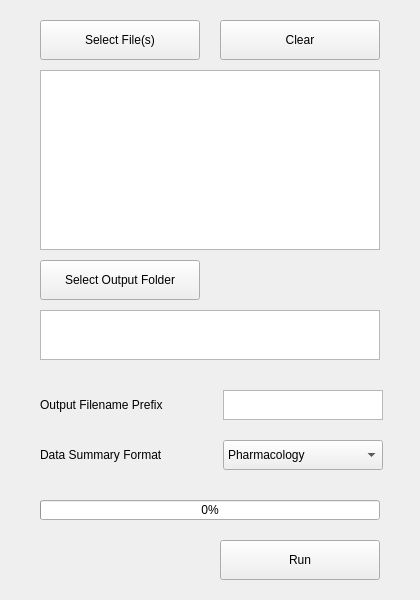
<?xml version="1.0" encoding="UTF-8"?>
<ui version="4.0">
 <class>MainWindow</class>
 <widget class="QMainWindow" name="MainWindow">
  <property name="geometry">
   <rect>
    <x>0</x>
    <y>0</y>
    <width>420</width>
    <height>600</height>
   </rect>
  </property>
  <property name="sizePolicy">
   <sizepolicy hsizetype="Fixed" vsizetype="Fixed">
    <horstretch>0</horstretch>
    <verstretch>0</verstretch>
   </sizepolicy>
  </property>
  <property name="windowTitle">
   <string>ABFbot</string>
  </property>
  <widget class="QWidget" name="centralwidget">
   <widget class="QPushButton" name="button_input_files">
    <property name="geometry">
     <rect>
      <x>40</x>
      <y>20</y>
      <width>160</width>
      <height>40</height>
     </rect>
    </property>
    <property name="styleSheet">
     <string notr="true">font: 12pt &quot;MS Shell Dlg 2&quot;;</string>
    </property>
    <property name="text">
     <string>Select File(s)</string>
    </property>
   </widget>
   <widget class="QPushButton" name="button_clear_input">
    <property name="geometry">
     <rect>
      <x>220</x>
      <y>20</y>
      <width>160</width>
      <height>40</height>
     </rect>
    </property>
    <property name="styleSheet">
     <string notr="true">font: 12pt &quot;MS Shell Dlg 2&quot;;</string>
    </property>
    <property name="text">
     <string>Clear</string>
    </property>
   </widget>
   <widget class="QPushButton" name="button_output_folder">
    <property name="geometry">
     <rect>
      <x>40</x>
      <y>260</y>
      <width>160</width>
      <height>40</height>
     </rect>
    </property>
    <property name="styleSheet">
     <string notr="true">font: 12pt &quot;MS Shell Dlg 2&quot;;</string>
    </property>
    <property name="text">
     <string>Select Output Folder</string>
    </property>
   </widget>
   <widget class="QPushButton" name="button_run">
    <property name="geometry">
     <rect>
      <x>220</x>
      <y>540</y>
      <width>160</width>
      <height>40</height>
     </rect>
    </property>
    <property name="styleSheet">
     <string notr="true">font: 12pt &quot;MS Shell Dlg 2&quot;;</string>
    </property>
    <property name="text">
     <string>Run</string>
    </property>
   </widget>
   <widget class="QLabel" name="label_status">
    <property name="geometry">
     <rect>
      <x>40</x>
      <y>540</y>
      <width>160</width>
      <height>40</height>
     </rect>
    </property>
    <property name="styleSheet">
     <string notr="true">font: 12pt &quot;MS Shell Dlg 2&quot;;</string>
    </property>
    <property name="text">
     <string/>
    </property>
   </widget>
   <widget class="QTextBrowser" name="text_output">
    <property name="geometry">
     <rect>
      <x>40</x>
      <y>310</y>
      <width>340</width>
      <height>50</height>
     </rect>
    </property>
   </widget>
   <widget class="QListWidget" name="listWidget_input">
    <property name="geometry">
     <rect>
      <x>40</x>
      <y>70</y>
      <width>340</width>
      <height>180</height>
     </rect>
    </property>
   </widget>
   <widget class="QProgressBar" name="progressBar">
    <property name="geometry">
     <rect>
      <x>40</x>
      <y>500</y>
      <width>340</width>
      <height>20</height>
     </rect>
    </property>
    <property name="value">
     <number>0</number>
    </property>
   </widget>
   <widget class="QPlainTextEdit" name="output_prefix">
    <property name="geometry">
     <rect>
      <x>223</x>
      <y>390</y>
      <width>160</width>
      <height>30</height>
     </rect>
    </property>
    <property name="cursor" stdset="0">
     <cursorShape>IBeamCursor</cursorShape>
    </property>
    <property name="styleSheet">
     <string notr="true">font: 12pt &quot;MS Shell Dlg 2&quot;;</string>
    </property>
    <property name="inputMethodHints">
     <set>Qt::ImhNone</set>
    </property>
    <property name="verticalScrollBarPolicy">
     <enum>Qt::ScrollBarAlwaysOff</enum>
    </property>
    <property name="horizontalScrollBarPolicy">
     <enum>Qt::ScrollBarAlwaysOff</enum>
    </property>
    <property name="lineWrapMode">
     <enum>QPlainTextEdit::NoWrap</enum>
    </property>
   </widget>
   <widget class="QLabel" name="label">
    <property name="geometry">
     <rect>
      <x>40</x>
      <y>390</y>
      <width>170</width>
      <height>30</height>
     </rect>
    </property>
    <property name="styleSheet">
     <string notr="true">font: 12pt &quot;MS Shell Dlg 2&quot;;</string>
    </property>
    <property name="text">
     <string>Output Filename Prefix</string>
    </property>
   </widget>
   <widget class="QComboBox" name="output_format">
    <property name="geometry">
     <rect>
      <x>223</x>
      <y>440</y>
      <width>160</width>
      <height>30</height>
     </rect>
    </property>
    <property name="styleSheet">
     <string notr="true">font: 10pt &quot;MS Shell Dlg 2&quot;;</string>
    </property>
    <item>
     <property name="text">
      <string>Pharmacology</string>
     </property>
    </item>
    <item>
     <property name="text">
      <string>VM</string>
     </property>
    </item>
    <item>
     <property name="text">
      <string>Pharmacology - Megan</string>
     </property>
    </item>
    <item>
     <property name="text">
      <string>VM - Megan</string>
     </property>
    </item>
   </widget>
   <widget class="QLabel" name="label_2">
    <property name="geometry">
     <rect>
      <x>40</x>
      <y>440</y>
      <width>170</width>
      <height>30</height>
     </rect>
    </property>
    <property name="styleSheet">
     <string notr="true">font: 12pt &quot;MS Shell Dlg 2&quot;;</string>
    </property>
    <property name="text">
     <string>Data Summary Format </string>
    </property>
   </widget>
  </widget>
 </widget>
 <resources/>
 <connections/>
</ui>
